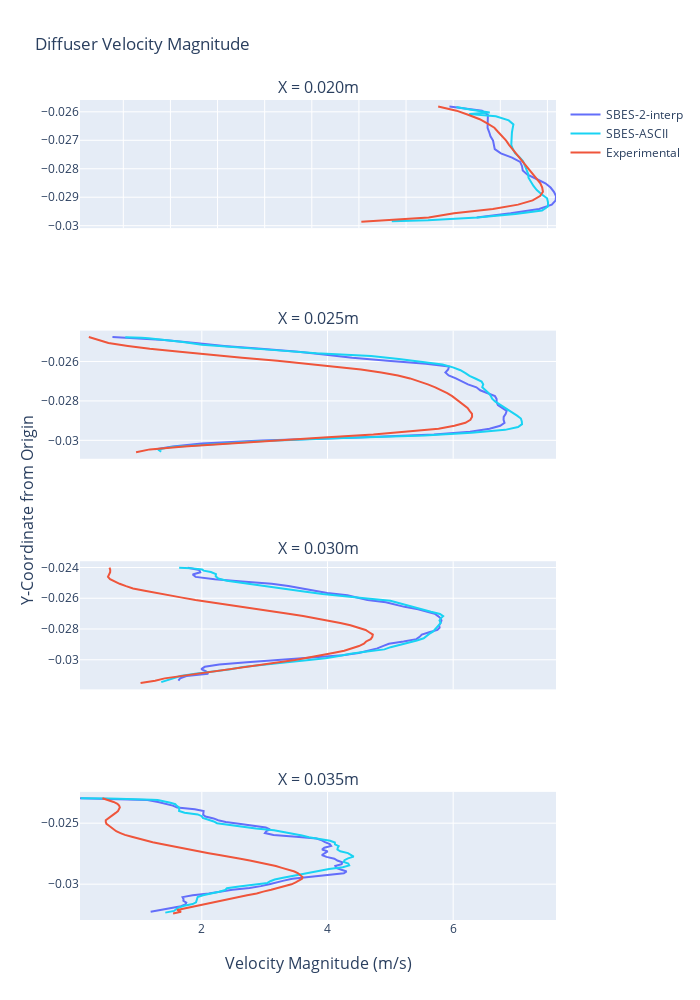

Notebook code for this chart:
### Code cell
color10_16 = ['#636EFA', '#EF553B', '#00CC96', '#AB63FA', '#FFA15A', '#19D3F3', '#FF6692', '#B6E880', '#FF97FF',
              '#FECB52']
fig1 = make_subplots(
    rows=4,
    cols=1,
    shared_xaxes=True,
    x_title="Velocity Magnitude (m/s)",
    y_title="Y-Coordinate from Origin",
    subplot_titles=("X = 0.020m", "X = 0.025m", "X = 0.030m", "X = 0.035m"))

fig1.add_trace(go.Scatter(x=interp_dict["D1"]['average-velocity'],
                          y=interp_dict["D1"].index,
                          mode='lines',
                          name='SBES-2-interp',
                          line=dict(color=color10_16[0])
                          # error_x_array=d4_df['velocity-magnitude_std'],
                          # error_x_array=d1_df['y-coordinate_std']
                          ),
               row=1, col=1)

fig1.add_trace(go.Scatter(x=diff_ascii["D1"]['velocity-magnitude_bin_mean'],
                          y=diff_ascii["D1"]['y-coordinate_bin_mean'],
                          mode='lines',
                          name='SBES-ASCII',
                          line=dict(color=color10_16[5])),
               row=1, col=1)

fig1.add_trace(go.Scatter(x=C5_Experimental["D1"]['Velocity_Magnitude'],
                          y=C5_Experimental["D1"]['y-coord'],
                          mode='lines',
                          name='Experimental',
                          line=dict(color=color10_16[1])),
               row=1, col=1)


fig1.add_trace(go.Scatter(x=interp_dict["D2"]['average-velocity'],
                          y=interp_dict["D2"].index,
                          mode='lines',
                          name='SBES-2-interp',
                          line=dict(color=color10_16[0]),
                          showlegend=False
                          # error_x_array=d4_df['velocity-magnitude_std'],
                          # error_x_array=d2_df['y-coordinate_std']
                          ),
               row=2, col=1)

fig1.add_trace(go.Scatter(x=diff_ascii["D2"]['velocity-magnitude_bin_mean'],
                          y=diff_ascii["D2"]['y-coordinate_bin_mean'],
                          mode='lines',
                          name='SBES-ASCII',
                          line=dict(color=color10_16[5]),
                          showlegend=False),
               row=2, col=1)

fig1.add_trace(go.Scatter(x=C5_Experimental["D2"]['Velocity_Magnitude'],
                          y=C5_Experimental["D2"]['y-coord'],
                          mode='lines',
                          name='Experimental',
                          line=dict(color=color10_16[1]),
                          showlegend=False),
               row=2, col=1)


fig1.add_trace(go.Scatter(x=interp_dict["D3"]['average-velocity'],
                          y=interp_dict["D3"].index,
                          mode='lines',
                          name='SBES-2-interp',
                          line=dict(color=color10_16[0]),
                          showlegend=False
                          # error_x_array=d4_df['velocity-magnitude_std'],
                          # error_x_array=d3_df['y-coordinate_std']
                          ),
               row=3, col=1)

fig1.add_trace(go.Scatter(x=diff_ascii["D3"]['velocity-magnitude_bin_mean'],
                          y=diff_ascii["D3"]['y-coordinate_bin_mean'],
                          mode='lines',
                          name='SBES-ASCII',
                          line=dict(color=color10_16[5]),
                          showlegend=False),
               row=3, col=1)

fig1.add_trace(go.Scatter(x=C5_Experimental["D3"]['Velocity_Magnitude'],
                          y=C5_Experimental["D3"]['y-coord'],
                          mode='lines',
                          name='Experimental',
                          line=dict(color=color10_16[1]),
                          showlegend=False),
               row=3, col=1)



fig1.add_trace(go.Scatter(x=interp_dict["D4"]['average-velocity'],
                          y=interp_dict["D4"].index,
                          mode='lines',
                          name='SBES-2-interp',
                          line=dict(color=color10_16[0]),
                          showlegend=False
                          # error_x_array=d4_df['velocity-magnitude_std']
                          # error_x_array=d4_df['y-coordinate_std']
                          ),
               row=4, col=1)

fig1.add_trace(go.Scatter(x=diff_ascii["D4"]['velocity-magnitude_bin_mean'],
                          y=diff_ascii["D4"]['y-coordinate_bin_mean'],
                          mode='lines',
                          name='SBES-ASCII',
                          line=dict(color=color10_16[5]),
                          showlegend=False),
               row=4, col=1)

fig1.add_trace(go.Scatter(x=C5_Experimental["D4"]['Velocity_Magnitude'],
                          y=C5_Experimental["D4"]['y-coord'],
                          mode='lines',
                          name='Experimental',
                          line=dict(color=color10_16[1]),
                          showlegend=False),
               row=4, col=1)


fig1.update_layout(height=1000, width=700,
                   title_text="Diffuser Velocity Magnitude",
                   xaxis=dict(
                       tickmode='linear',
                       tick0=0,
                       dtick=0.75
                   ))

fig1.show()

### Figure 1 — Plotly figure (JSON) as saved in the notebook; plotly's stock layout.template omitted (floating-point values rounded to 4 significant figures)
{"data": [{"line": {"color": "#636EFA"}, "mode": "lines", "name": "SBES-2-interp", "type": "scatter", "x": [5.941, 6.459, 6.553, 6.548, 6.543, 6.547, 6.573, 6.594, 6.635, 6.643, 6.662, 6.759, 6.937, 7.066, 7.096, 7.107, 7.183, 7.327, 7.468, 7.55, 7.603, 7.637, 7.631, 7.57, 7.367, 6.914, 6.374], "xaxis": "x", "y": [-0.02581, -0.02596, -0.02611, -0.02626, -0.02641, -0.02656, -0.02671, -0.02686, -0.02701, -0.02716, -0.02731, -0.02746, -0.02761, -0.02776, -0.02791, -0.02806, -0.02821, -0.02836, -0.02851, -0.02866, -0.02881, -0.02896, -0.02911, -0.02926, -0.02941, -0.02956, -0.02971], "yaxis": "y"}, {"line": {"color": "#19D3F3"}, "mode": "lines", "name": "SBES-ASCII", "type": "scatter", "x": [5.023, 5.599, 6.387, 6.99, 7.414, 7.508, 7.51, 7.494, 7.407, 7.331, 7.278, 7.234, 7.199, 7.193, 7.163, 7.135, 7.113, 7.056, 6.985, 6.95, 6.926, 6.928, 6.927, 6.935, 6.946, 6.959, 6.885, 6.679, 6.255, 6.582, 6.287, 6.051], "xaxis": "x", "y": [-0.02985, -0.02981, -0.02971, -0.02959, -0.02947, -0.02933, -0.02918, -0.02904, -0.02889, -0.02875, -0.02861, -0.02846, -0.02832, -0.02817, -0.02803, -0.02789, -0.02774, -0.0276, -0.02745, -0.02731, -0.02717, -0.02702, -0.02688, -0.02673, -0.02659, -0.02645, -0.0263, -0.02616, -0.02607, -0.02603, -0.02592, -0.02583], "yaxis": "y"}, {"line": {"color": "#EF553B"}, "mode": "lines", "name": "Experimental", "type": "scatter", "x": [5.761, 6.053, 6.248, 6.423, 6.542, 6.656, 6.716, 6.785, 6.843, 6.889, 6.946, 7.006, 7.052, 7.105, 7.162, 7.221, 7.279, 7.344, 7.387, 7.417, 7.429, 7.382, 7.265, 7.033, 6.632, 6.014, 5.61, 4.539], "xaxis": "x", "y": [-0.02581, -0.02596, -0.02611, -0.02626, -0.02641, -0.02656, -0.02671, -0.02686, -0.02701, -0.02716, -0.02731, -0.02746, -0.02761, -0.02776, -0.02791, -0.02806, -0.02821, -0.02836, -0.02851, -0.02866, -0.02881, -0.02896, -0.02911, -0.02926, -0.02941, -0.02956, -0.02971, -0.02986], "yaxis": "y"}, {"line": {"color": "#636EFA"}, "mode": "lines", "name": "SBES-2-interp", "showlegend": false, "type": "scatter", "x": [0.5774, 1.401, 1.897, 2.356, 2.941, 3.537, 3.976, 4.393, 4.956, 5.566, 5.934, 5.92, 5.876, 5.928, 6.043, 6.138, 6.236, 6.37, 6.43, 6.551, 6.665, 6.691, 6.691, 6.712, 6.791, 6.852, 6.836, 6.804, 6.802, 6.817, 6.749, 6.579, 6.27, 5.694, 4.476, 2.95, 1.998, 1.533, 1.25], "xaxis": "x2", "y": [-0.02476, -0.02491, -0.02506, -0.02521, -0.02536, -0.02551, -0.02566, -0.02581, -0.02596, -0.02611, -0.02626, -0.02641, -0.02656, -0.02671, -0.02686, -0.02701, -0.02716, -0.02731, -0.02746, -0.02761, -0.02776, -0.02791, -0.02806, -0.02821, -0.02836, -0.02851, -0.02866, -0.02881, -0.02896, -0.02911, -0.02926, -0.02941, -0.02956, -0.02971, -0.02986, -0.03001, -0.03016, -0.03031, -0.03046], "yaxis": "y2"}, {"line": {"color": "#19D3F3"}, "mode": "lines", "name": "SBES-ASCII", "showlegend": false, "type": "scatter", "x": [1.354, 1.305, 1.523, 2.157, 2.9, 4.127, 5.543, 6.294, 6.825, 7.033, 7.096, 7.092, 7.078, 7.017, 6.941, 6.878, 6.807, 6.738, 6.667, 6.62, 6.598, 6.562, 6.503, 6.463, 6.478, 6.452, 6.36, 6.26, 6.195, 6.116, 5.997, 5.83, 5.484, 5.136, 4.693, 3.822, 3.213, 2.527, 2.002, 1.698, 1.479, 1.336, 1.255, 1.152, 1.041, 0.9176, 0.7815], "xaxis": "x2", "y": [-0.03057, -0.03047, -0.03033, -0.03019, -0.03005, -0.0299, -0.02976, -0.02961, -0.02947, -0.02933, -0.02918, -0.02904, -0.02889, -0.02875, -0.02861, -0.02846, -0.02832, -0.02817, -0.02803, -0.02789, -0.02774, -0.0276, -0.02745, -0.02731, -0.02717, -0.02702, -0.02688, -0.02673, -0.02659, -0.02645, -0.0263, -0.02616, -0.02601, -0.02587, -0.02573, -0.02558, -0.02544, -0.02529, -0.02515, -0.02502, -0.02492, -0.02488, -0.02485, -0.02482, -0.0248, -0.02478, -0.02477], "yaxis": "y2"}, {"line": {"color": "#EF553B"}, "mode": "lines", "name": "Experimental", "showlegend": false, "type": "scatter", "x": [0.2014, 0.3403, 0.5137, 0.823, 1.171, 1.651, 2.122, 2.64, 3.203, 3.675, 4.154, 4.533, 4.855, 5.121, 5.313, 5.472, 5.596, 5.715, 5.817, 5.905, 5.984, 6.048, 6.107, 6.168, 6.229, 6.262, 6.3, 6.301, 6.274, 6.195, 6.019, 5.767, 5.305, 4.729, 3.939, 3.156, 2.329, 1.718, 1.173, 0.9531], "xaxis": "x2", "y": [-0.02476, -0.02491, -0.02506, -0.02521, -0.02536, -0.02551, -0.02566, -0.02581, -0.02596, -0.02611, -0.02626, -0.02641, -0.02656, -0.02671, -0.02686, -0.02701, -0.02716, -0.02731, -0.02746, -0.02761, -0.02776, -0.02791, -0.02806, -0.02821, -0.02836, -0.02851, -0.02866, -0.02881, -0.02896, -0.02911, -0.02926, -0.02941, -0.02956, -0.02971, -0.02986, -0.03001, -0.03016, -0.03031, -0.03046, -0.03061], "yaxis": "y2"}, {"line": {"color": "#636EFA"}, "mode": "lines", "name": "SBES-2-interp", "showlegend": false, "type": "scatter", "x": [1.774, 1.959, 1.975, 1.855, 1.901, 2.205, 2.641, 3.112, 3.378, 3.57, 3.752, 3.997, 4.316, 4.501, 4.636, 4.928, 5.068, 5.225, 5.442, 5.588, 5.706, 5.759, 5.803, 5.814, 5.795, 5.778, 5.784, 5.75, 5.62, 5.5, 5.466, 5.415, 5.21, 4.977, 4.88, 4.793, 4.644, 4.495, 4.239, 3.693, 3.171, 2.719, 2.277, 2.047, 1.991, 2.067, 2.101, 1.755, 1.654, 1.627], "xaxis": "x3", "y": [-0.02401, -0.02416, -0.02431, -0.02446, -0.02461, -0.02476, -0.02491, -0.02506, -0.02521, -0.02536, -0.02551, -0.02566, -0.02581, -0.02596, -0.02611, -0.02626, -0.02641, -0.02656, -0.02671, -0.02686, -0.02701, -0.02716, -0.02731, -0.02746, -0.02761, -0.02776, -0.02791, -0.02806, -0.02821, -0.02836, -0.02851, -0.02866, -0.02881, -0.02896, -0.02911, -0.02926, -0.02941, -0.02956, -0.02971, -0.02986, -0.03001, -0.03016, -0.03031, -0.03046, -0.03061, -0.03076, -0.03091, -0.03106, -0.03121, -0.03136], "yaxis": "y3"}, {"line": {"color": "#19D3F3"}, "mode": "lines", "name": "SBES-ASCII", "showlegend": false, "type": "scatter", "x": [1.354, 1.457, 1.552, 1.659, 1.894, 2.195, 2.46, 2.653, 2.931, 3.276, 3.631, 3.969, 4.182, 4.367, 4.629, 4.907, 5.004, 5.155, 5.323, 5.423, 5.531, 5.573, 5.618, 5.678, 5.711, 5.735, 5.769, 5.803, 5.783, 5.803, 5.841, 5.79, 5.647, 5.518, 5.411, 5.276, 5.136, 5.001, 4.631, 4.223, 3.921, 3.652, 3.399, 3.084, 2.86, 2.614, 2.398, 2.262, 2.22, 2.225, 2.143, 2.028, 2.004, 1.818, 1.639], "xaxis": "x3", "y": [-0.03146, -0.03134, -0.0312, -0.03105, -0.03091, -0.03077, -0.03062, -0.03048, -0.03033, -0.03019, -0.03005, -0.0299, -0.02976, -0.02961, -0.02947, -0.02933, -0.02918, -0.02904, -0.02889, -0.02875, -0.02861, -0.02846, -0.02832, -0.02817, -0.02803, -0.02789, -0.02774, -0.0276, -0.02745, -0.02731, -0.02717, -0.02702, -0.02688, -0.02673, -0.02659, -0.02645, -0.0263, -0.02616, -0.02601, -0.02587, -0.02573, -0.02558, -0.02544, -0.02529, -0.02515, -0.02501, -0.02486, -0.02472, -0.02457, -0.02443, -0.02429, -0.0242, -0.02412, -0.02404, -0.02401], "yaxis": "y3"}, {"line": {"color": "#EF553B"}, "mode": "lines", "name": "Experimental", "showlegend": false, "type": "scatter", "x": [0.5305, 0.5423, 0.5407, 0.5265, 0.5062, 0.5395, 0.6139, 0.6915, 0.7943, 0.905, 1.091, 1.275, 1.475, 1.685, 1.899, 2.156, 2.391, 2.658, 2.888, 3.125, 3.378, 3.612, 3.823, 4.021, 4.204, 4.365, 4.499, 4.606, 4.662, 4.721, 4.714, 4.688, 4.615, 4.579, 4.501, 4.39, 4.267, 4.087, 3.91, 3.701, 3.481, 3.219, 2.941, 2.671, 2.39, 2.131, 1.88, 1.63, 1.409, 1.256, 1.025], "xaxis": "x3", "y": [-0.02401, -0.02416, -0.02431, -0.02446, -0.02461, -0.02476, -0.02491, -0.02506, -0.02521, -0.02536, -0.02551, -0.02566, -0.02581, -0.02596, -0.02611, -0.02626, -0.02641, -0.02656, -0.02671, -0.02686, -0.02701, -0.02716, -0.02731, -0.02746, -0.02761, -0.02776, -0.02791, -0.02806, -0.02821, -0.02836, -0.02851, -0.02866, -0.02881, -0.02896, -0.02911, -0.02926, -0.02941, -0.02956, -0.02971, -0.02986, -0.03001, -0.03016, -0.03031, -0.03046, -0.03061, -0.03076, -0.03091, -0.03106, -0.03121, -0.03136, -0.03151], "yaxis": "y3"}, {"line": {"color": "#636EFA"}, "mode": "lines", "name": "SBES-2-interp", "showlegend": false, "type": "scatter", "x": [0.06091, 1.134, 1.304, 1.428, 1.537, 1.607, 1.887, 2.028, 2.03, 2.021, 2.058, 2.187, 2.259, 2.38, 2.62, 2.848, 3.017, 3.085, 3.026, 3.005, 3.141, 3.5, 3.824, 3.91, 3.96, 4.036, 4.057, 3.949, 3.913, 4.003, 3.944, 3.91, 3.983, 4.109, 4.157, 4.237, 4.225, 4.124, 4.137, 4.22, 4.304, 4.26, 4.007, 3.687, 3.44, 3.305, 3.202, 3.074, 2.94, 2.759, 2.487, 2.314, 2.109, 1.854, 1.693, 1.708, 1.706, 1.753, 1.739, 1.667, 1.518, 1.344, 1.185], "xaxis": "x4", "y": [-0.02296, -0.02311, -0.02326, -0.02341, -0.02356, -0.02371, -0.02386, -0.02401, -0.02416, -0.02431, -0.02446, -0.02461, -0.02476, -0.02491, -0.02506, -0.02521, -0.02536, -0.02551, -0.02566, -0.02581, -0.02596, -0.02611, -0.02626, -0.02641, -0.02656, -0.02671, -0.02686, -0.02701, -0.02716, -0.02731, -0.02746, -0.02761, -0.02776, -0.02791, -0.02806, -0.02821, -0.02836, -0.02851, -0.02866, -0.02881, -0.02896, -0.02911, -0.02926, -0.02941, -0.02956, -0.02971, -0.02986, -0.03001, -0.03016, -0.03031, -0.03046, -0.03061, -0.03076, -0.03091, -0.03106, -0.03121, -0.03136, -0.03151, -0.03166, -0.03181, -0.03196, -0.03211, -0.03226], "yaxis": "y4"}, {"line": {"color": "#19D3F3"}, "mode": "lines", "name": "SBES-ASCII", "showlegend": false, "type": "scatter", "x": [1.419, 1.558, 1.59, 1.627, 1.719, 1.853, 1.908, 1.915, 1.921, 1.933, 2.018, 2.173, 2.276, 2.373, 2.399, 2.592, 2.811, 3.044, 3.089, 3.16, 3.293, 3.444, 3.62, 3.714, 3.86, 4.024, 4.242, 4.345, 4.331, 4.259, 4.27, 4.327, 4.417, 4.372, 4.326, 4.204, 4.158, 4.163, 4.178, 4.119, 4.117, 4.042, 3.859, 3.704, 3.595, 3.446, 3.348, 3.148, 2.86, 2.633, 2.437, 2.242, 2.19, 2.094, 2.015, 1.999, 1.934, 1.725, 1.638, 1.64, 1.639, 1.597, 1.578, 1.5, 1.401, 1.36, 1.297, 1.207, 1.096, 0.9653, 0.8228, 0.6685, 0.5086, 0.3524, 0.2059, 0.07204], "xaxis": "x4", "y": [-0.03233, -0.03219, -0.03206, -0.03192, -0.03177, -0.03163, -0.03149, -0.03134, -0.0312, -0.03105, -0.03091, -0.03077, -0.03062, -0.03048, -0.03033, -0.03019, -0.03005, -0.0299, -0.02976, -0.02961, -0.02947, -0.02933, -0.02918, -0.02904, -0.02889, -0.02875, -0.02861, -0.02846, -0.02832, -0.02817, -0.02803, -0.02789, -0.02774, -0.0276, -0.02745, -0.02731, -0.02717, -0.02702, -0.02688, -0.02673, -0.02659, -0.02645, -0.0263, -0.02616, -0.02601, -0.02587, -0.02573, -0.02558, -0.02544, -0.02529, -0.02515, -0.02501, -0.02486, -0.02472, -0.02457, -0.02443, -0.02429, -0.02414, -0.024, -0.02385, -0.02371, -0.02357, -0.02345, -0.02333, -0.02321, -0.02314, -0.02311, -0.02308, -0.02305, -0.02303, -0.02301, -0.023, -0.02298, -0.02297, -0.02297, -0.02296], "yaxis": "y4"}, {"line": {"color": "#EF553B"}, "mode": "lines", "name": "Experimental", "showlegend": false, "type": "scatter", "x": [0.4179, 0.5238, 0.5957, 0.6566, 0.6839, 0.6946, 0.685, 0.6651, 0.6288, 0.5872, 0.5447, 0.5002, 0.471, 0.4714, 0.4816, 0.5235, 0.5574, 0.5989, 0.637, 0.7047, 0.7753, 0.8851, 0.9903, 1.099, 1.218, 1.356, 1.499, 1.639, 1.798, 1.957, 2.11, 2.276, 2.467, 2.614, 2.763, 2.917, 3.055, 3.178, 3.275, 3.391, 3.474, 3.532, 3.571, 3.602, 3.593, 3.551, 3.493, 3.427, 3.332, 3.225, 3.103, 2.977, 2.873, 2.721, 2.587, 2.449, 2.32, 2.182, 2.026, 1.886, 1.755, 1.608, 1.669, 1.542], "xaxis": "x4", "y": [-0.02296, -0.02311, -0.02326, -0.02341, -0.02356, -0.02371, -0.02386, -0.02401, -0.02416, -0.02431, -0.02446, -0.02461, -0.02476, -0.02491, -0.02506, -0.02521, -0.02536, -0.02551, -0.02566, -0.02581, -0.02596, -0.02611, -0.02626, -0.02641, -0.02656, -0.02671, -0.02686, -0.02701, -0.02716, -0.02731, -0.02746, -0.02761, -0.02776, -0.02791, -0.02806, -0.02821, -0.02836, -0.02851, -0.02866, -0.02881, -0.02896, -0.02911, -0.02926, -0.02941, -0.02956, -0.02971, -0.02986, -0.03001, -0.03016, -0.03031, -0.03046, -0.03061, -0.03076, -0.03091, -0.03106, -0.03121, -0.03136, -0.03151, -0.03166, -0.03181, -0.03196, -0.03211, -0.03226, -0.03241], "yaxis": "y4"}], "layout": {"annotations": [{"font": {"size": 16}, "showarrow": false, "text": "X = 0.020m", "x": 0.5, "xanchor": "center", "xref": "paper", "y": 1.0, "yanchor": "bottom", "yref": "paper"}, {"font": {"size": 16}, "showarrow": false, "text": "X = 0.025m", "x": 0.5, "xanchor": "center", "xref": "paper", "y": 0.7188, "yanchor": "bottom", "yref": "paper"}, {"font": {"size": 16}, "showarrow": false, "text": "X = 0.030m", "x": 0.5, "xanchor": "center", "xref": "paper", "y": 0.4375, "yanchor": "bottom", "yref": "paper"}, {"font": {"size": 16}, "showarrow": false, "text": "X = 0.035m", "x": 0.5, "xanchor": "center", "xref": "paper", "y": 0.1562, "yanchor": "bottom", "yref": "paper"}, {"font": {"size": 16}, "showarrow": false, "text": "Velocity Magnitude (m/s)", "x": 0.5, "xanchor": "center", "xref": "paper", "y": 0, "yanchor": "top", "yref": "paper", "yshift": -30}, {"font": {"size": 16}, "showarrow": false, "text": "Y-Coordinate from Origin", "textangle": -90, "x": 0, "xanchor": "right", "xref": "paper", "xshift": -40, "y": 0.5, "yanchor": "middle", "yref": "paper"}], "height": 1000, "title": {"text": "Diffuser Velocity Magnitude"}, "width": 700, "xaxis": {"anchor": "y", "domain": [0.0, 1.0], "dtick": 0.75, "matches": "x4", "showticklabels": false, "tick0": 0, "tickmode": "linear"}, "xaxis2": {"anchor": "y2", "domain": [0.0, 1.0], "matches": "x4", "showticklabels": false}, "xaxis3": {"anchor": "y3", "domain": [0.0, 1.0], "matches": "x4", "showticklabels": false}, "xaxis4": {"anchor": "y4", "domain": [0.0, 1.0]}, "yaxis": {"anchor": "x", "domain": [0.8438, 1.0]}, "yaxis2": {"anchor": "x2", "domain": [0.5625, 0.7188]}, "yaxis3": {"anchor": "x3", "domain": [0.2812, 0.4375]}, "yaxis4": {"anchor": "x4", "domain": [0.0, 0.1562]}}}
